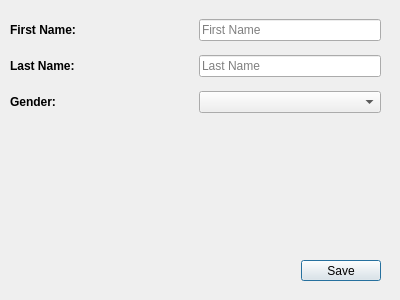
<?xml version="1.0" encoding="UTF-8"?>
<ui version="4.0">
 <class>Dialog</class>
 <widget class="QDialog" name="Dialog">
  <property name="geometry">
   <rect>
    <x>0</x>
    <y>0</y>
    <width>400</width>
    <height>300</height>
   </rect>
  </property>
  <property name="windowTitle">
   <string>Dialog</string>
  </property>
  <widget class="QWidget" name="verticalLayoutWidget">
   <property name="geometry">
    <rect>
     <x>10</x>
     <y>11</y>
     <width>371</width>
     <height>111</height>
    </rect>
   </property>
   <layout class="QVBoxLayout" name="verticalLayout">
    <item>
     <layout class="QHBoxLayout" name="horizontalLayout">
      <item>
       <widget class="QLabel" name="label">
        <property name="font">
         <font>
          <bold>true</bold>
         </font>
        </property>
        <property name="text">
         <string>First Name: </string>
        </property>
       </widget>
      </item>
      <item>
       <widget class="QLineEdit" name="firstName">
        <property name="sizePolicy">
         <sizepolicy hsizetype="Preferred" vsizetype="Fixed">
          <horstretch>0</horstretch>
          <verstretch>0</verstretch>
         </sizepolicy>
        </property>
        <property name="toolTip">
         <string/>
        </property>
        <property name="statusTip">
         <string/>
        </property>
        <property name="whatsThis">
         <string/>
        </property>
        <property name="accessibleName">
         <string/>
        </property>
        <property name="text">
         <string/>
        </property>
        <property name="placeholderText">
         <string>First Name</string>
        </property>
       </widget>
      </item>
     </layout>
    </item>
    <item>
     <layout class="QHBoxLayout" name="horizontalLayout_2">
      <item>
       <widget class="QLabel" name="label_2">
        <property name="font">
         <font>
          <bold>true</bold>
         </font>
        </property>
        <property name="text">
         <string>Last Name: </string>
        </property>
       </widget>
      </item>
      <item>
       <widget class="QLineEdit" name="lastName">
        <property name="sizePolicy">
         <sizepolicy hsizetype="Preferred" vsizetype="Fixed">
          <horstretch>0</horstretch>
          <verstretch>0</verstretch>
         </sizepolicy>
        </property>
        <property name="placeholderText">
         <string>Last Name</string>
        </property>
       </widget>
      </item>
     </layout>
    </item>
    <item>
     <layout class="QHBoxLayout" name="horizontalLayout_3">
      <item>
       <widget class="QLabel" name="label_3">
        <property name="font">
         <font>
          <bold>true</bold>
         </font>
        </property>
        <property name="text">
         <string>Gender:</string>
        </property>
       </widget>
      </item>
      <item>
       <widget class="QComboBox" name="gender">
        <property name="placeholderText">
         <string>Gender</string>
        </property>
        <item>
         <property name="text">
          <string>Unknown</string>
         </property>
        </item>
        <item>
         <property name="text">
          <string>Male</string>
         </property>
        </item>
        <item>
         <property name="text">
          <string>Female</string>
         </property>
        </item>
       </widget>
      </item>
     </layout>
    </item>
   </layout>
  </widget>
  <widget class="QDialogButtonBox" name="buttonBox">
   <property name="enabled">
    <bool>true</bool>
   </property>
   <property name="geometry">
    <rect>
     <x>20</x>
     <y>260</y>
     <width>361</width>
     <height>21</height>
    </rect>
   </property>
   <property name="orientation">
    <enum>Qt::Orientation::Horizontal</enum>
   </property>
   <property name="standardButtons">
    <set>QDialogButtonBox::StandardButton::Save</set>
   </property>
  </widget>
 </widget>
 <resources/>
 <connections>
  <connection>
   <sender>buttonBox</sender>
   <signal>accepted()</signal>
   <receiver>Dialog</receiver>
   <slot>accept()</slot>
   <hints>
    <hint type="sourcelabel">
     <x>248</x>
     <y>254</y>
    </hint>
    <hint type="destinationlabel">
     <x>157</x>
     <y>274</y>
    </hint>
   </hints>
  </connection>
  <connection>
   <sender>buttonBox</sender>
   <signal>rejected()</signal>
   <receiver>Dialog</receiver>
   <slot>reject()</slot>
   <hints>
    <hint type="sourcelabel">
     <x>316</x>
     <y>260</y>
    </hint>
    <hint type="destinationlabel">
     <x>286</x>
     <y>274</y>
    </hint>
   </hints>
  </connection>
 </connections>
</ui>
